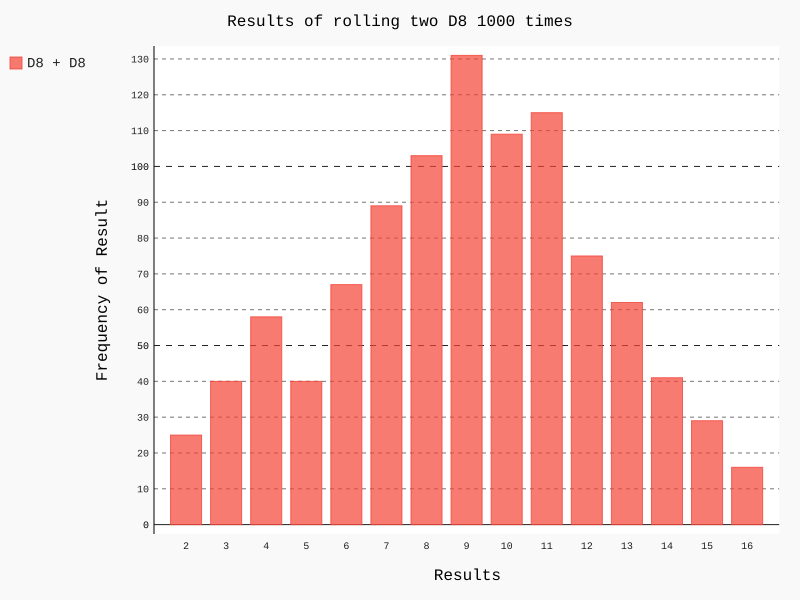

Recreate this plot in Python.
#Two D8s
#Create a sim showing what happens if you roll 2 8 sided dice 1000 times

import pygal
from die import Die

#create two 8 sided dice
die_1 = Die(8)
die_2 = Die(8)

#make some rolls and store the results in a list
results = []
for roll_num in range(1000):
    result = die_1.roll() + die_2.roll()
    results.append(result)

#analyze results
frequencies = []
max_result = die_1.num_sides + die_2.num_sides

for value in range(2, max_result+1):
    frequency = results.count(value)
    frequencies.append(frequency)

#Visualize the results
hist = pygal.Bar()

hist.title = "Results of rolling two D8 1000 times"
hist.x_labels = []
for x in range(2,17):
    hist.x_labels.append(x)
hist.x_title = "Results"
hist.y_title = "Frequency of Result"

hist.add("D8 + D8", frequencies)
hist.render_to_file('15-7.svg')
